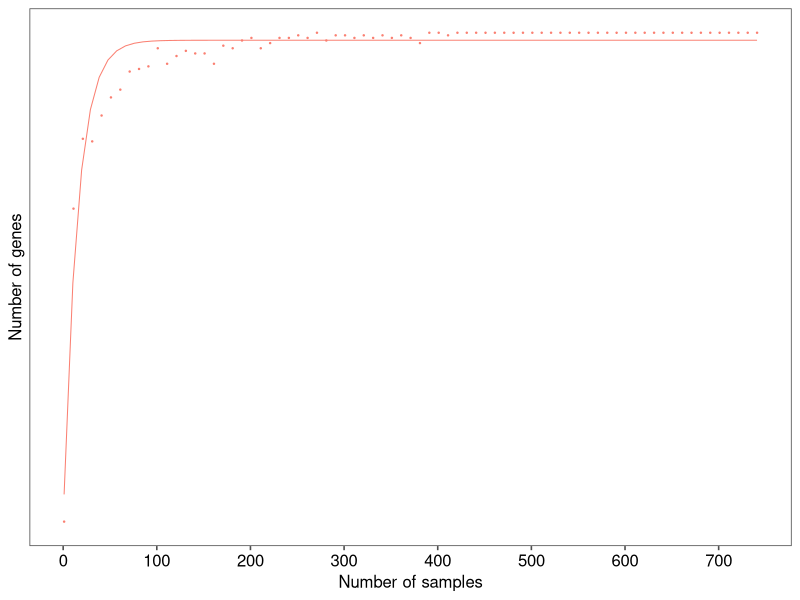
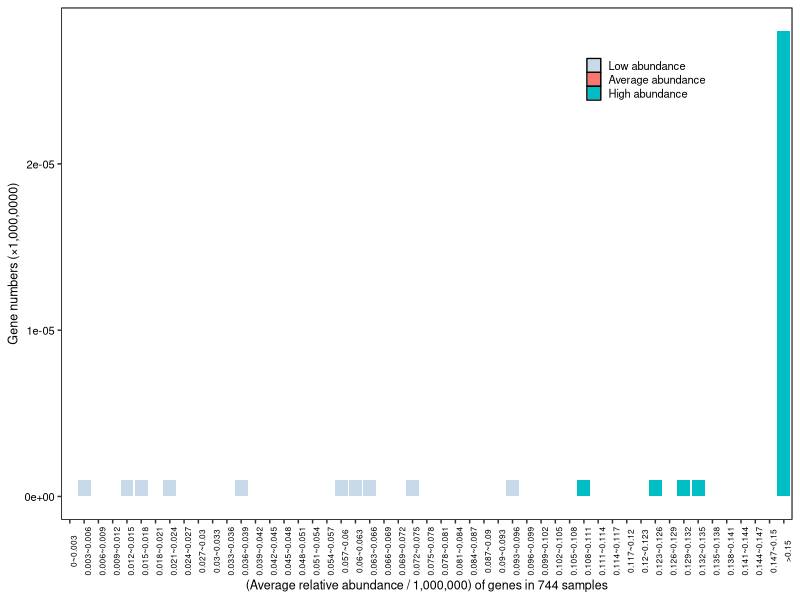
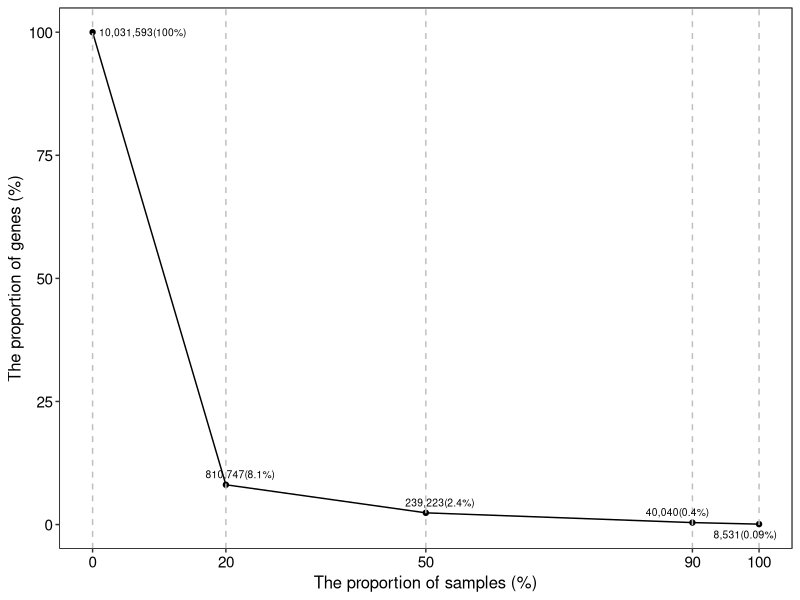
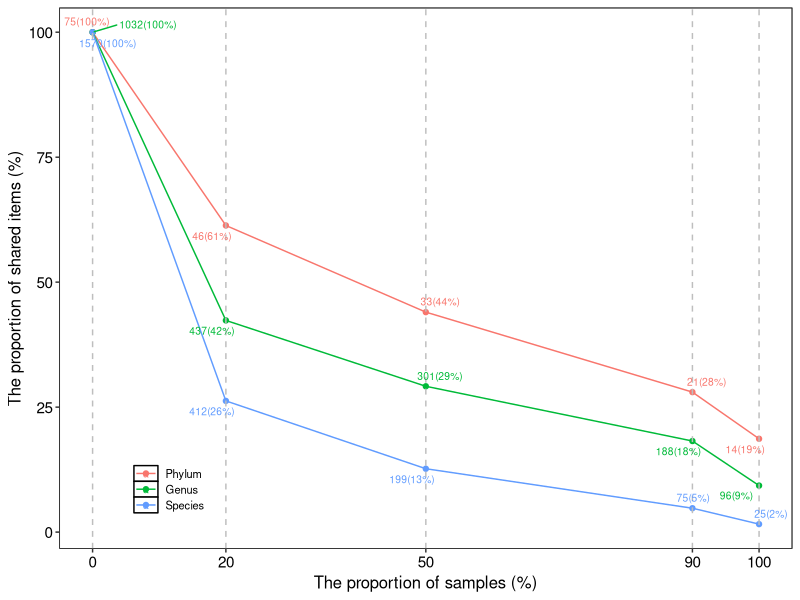
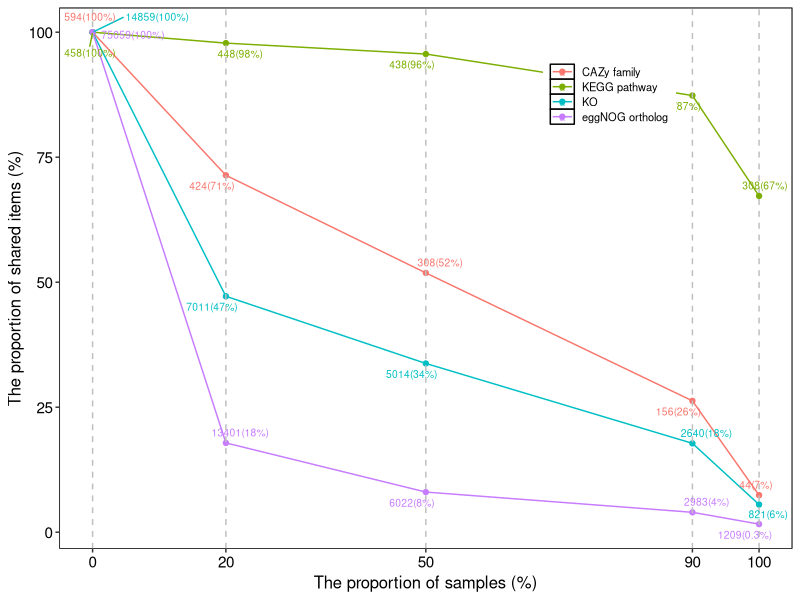
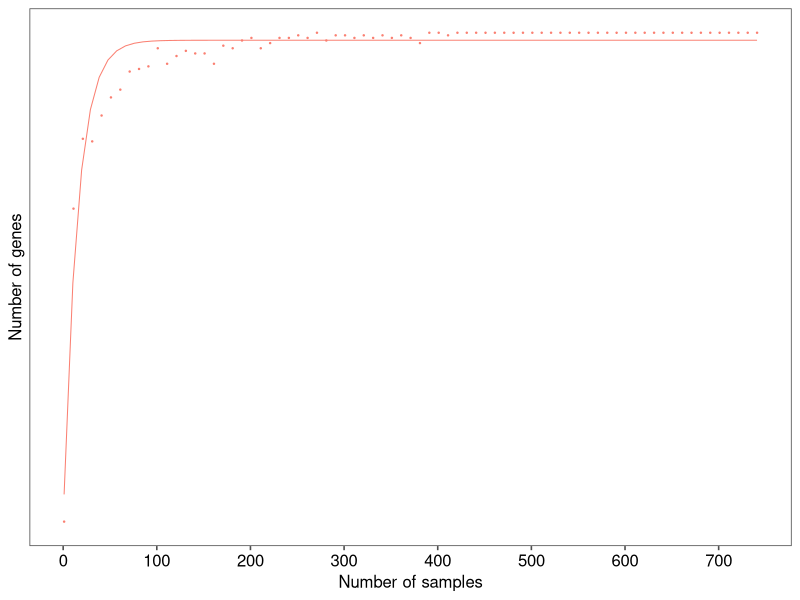
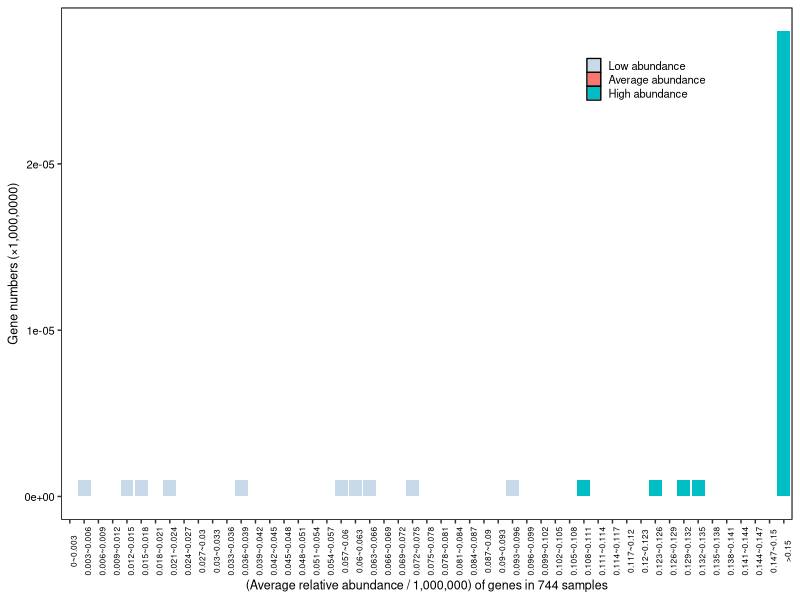
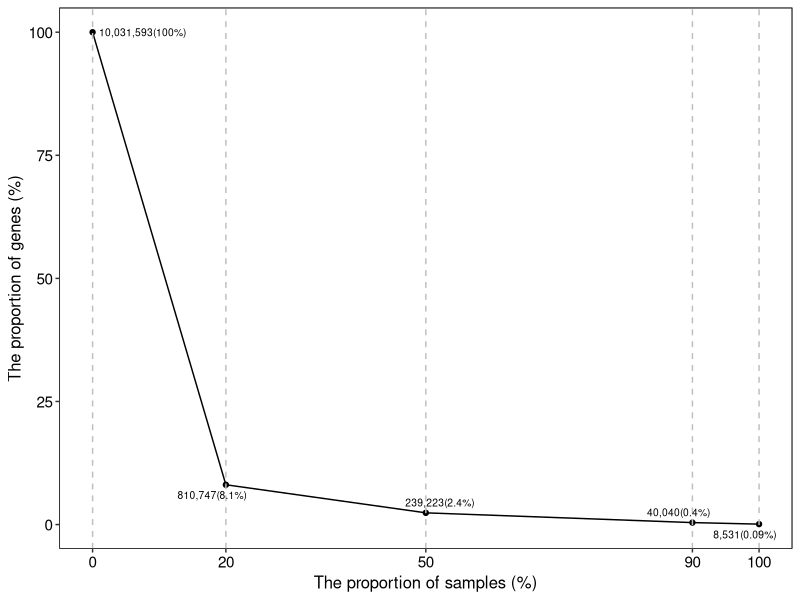

Reproduce these figures in R, in order.
###Figure 1A
library(data.table)
library(ggplot2)
library(reshape2)
library(RColorBrewer)
library(grid)
library(stats)
library(ggthemes) 
pre <- read.table("gene_bwa_relative_test.txt", row.names = 1,header = T, check.names = F,quote="",stringsAsFactors=FALSE)
###convert gene abundance to 0 or 1
pre <- (pre[,1:ncol(pre)] !=0)*1
#bact <- pre

subsampling = seq(1,ncol(pre), 10)
dset.subsamp = data.frame(matrix(0,length(subsampling),4))
#####sample from 1 to ncol(bact) 
reps = 10
for (i in 1:length(subsampling)){
	    rep = c(rep(0,reps))
    for (n in 1:reps){
	            cols = sample(colnames(pre),subsampling[i])
            if (length(cols)<=1){rep[n] = length(which(pre[,cols] > 0))}
	            else  {rep[n] = length(which(rowSums(pre[,cols]) > 0))}
    }
        dset.subsamp[i,1] = subsampling[i]
        dset.subsamp[i,2] = mean(rep)
	    dset.subsamp[i,3] = sd(rep)
}
colnames(dset.subsamp) = c("Samples", "Species", "SD", "Origin")
dset.subsamp$Origin = "Lung"
print(ggplot(dset.subsamp, aes(x=Samples, y=Species, colour=Origin))
      + geom_smooth(method="nls", formula=y~SSasymp(x, Asym, R0, lrc), se=F, size=0.35)
      + geom_point(size=0.2)
      + theme_few()
      + scale_color_manual(values=c("salmon"),
			   limits=c("Lung"))
      + ylab("Number of genes")
      + xlab("Number of samples")
      + theme(legend.title = element_blank())
      + theme(legend.text = element_text(size = 10))
      + theme(legend.position="none")
      +scale_x_continuous(breaks = c(0,100,200,300,400,500,600,700))
      +scale_y_continuous(breaks = c(0,1e+06,2e+06,3e+06,4e+06,5e+06,6e+06,7e+06))
      + theme(axis.title.y = element_text(size=12))
      + theme(axis.text.y = element_text(size=12,colour="black"))
      + theme(axis.title.x = element_text(size=12))
      + theme(axis.text.x = element_text(size=12,colour="black")))
ggsave("gene_accumulation.pdf" , plot = last_plot(),width = 5.5,height = 5)

###Figure 1B
library(data.table)			
data <- fread("counts_test.txt",head=T,check.names = F,sep = "\t")
Average <- data$Average*1000000
j=0
range <- rep(NA,51) 
counts <- rep(NA,51)			
for (i in 1:50){
	counts[i]<- length(Average[(Average>j) & (Average<= j+0.003)])
	range[i] <- paste(j,j+0.003,sep="~")
        j=j+0.003
}
counts[51] <- length(which(Average>0.15))
range[51] <- ">0.15"
table <- data.frame(cbind(range,counts))
table$group <- rep(NA,nrow(table))
mean <- mean(data$Average)
mean*1000000
#[1] 0.09968507
range[34]
#[1] "0.099~0.102"

table$group[1:33] <- "Low abundance"
table$group[34] <- "Average abundance"
table$group[35:51] <- "High abundance"

table$group <- factor(table$group,levels=c("Low abundance","Average abundance","High abundance"))
table$range <- factor(table$range,levels=table$range)
table$counts <- as.numeric(table$counts)/1000000
library(ggplot2)
ggplot(table,aes(x = range,y=counts,fill=group))+
	geom_bar(stat="identity")+
	labs(x="(Average relative abundance / 1,000,000) of genes in 744 samples",y="Gene numbers (×1,000,0000)") +
	theme_bw()+
	scale_fill_manual(values = c("#C8DAE9","#F8766D","#00BFC4"))+
	theme(panel.grid.major = element_line(colour = NA),
	panel.grid.minor = element_blank(),
	panel.background = element_rect(color = "black"),
	axis.title.y = element_text(size = 9,color="black"),
	axis.title.x = element_text(size = 9,color="black"),
	axis.text.y = element_text(size = 8,color="black"),
	axis.text.x = element_text(size = 6,color="black",angle = 90),
	legend.title = element_blank(),
	legend.text = element_text(size = 8),
	legend.position = c(0.8,0.86),
	legend.key.size = unit(10, "pt"))
ggsave("gene_range_number.pdf", width=4.5, height=4)

###Figure 1C
library(ggplot2)
library(ggrepel)
library(reshape2)
###gene proportion
gene<- read.table("gene_freq.txt",head=T,check.names = F)
gene$gene_num <- prettyNum(gene$gene_num,big.mark = ",")
gene$label <- rep("NA",6)
gene$label[1:5] <- paste(round(gene$gene_percent[1:5],digits = 1),"%",sep = "")
gene$label[6] <- paste(round(gene$gene_percent[6],digits = 2),"%",sep = "")
ggplot(gene[-2,],aes(x=Sample_percent,y=gene_percent,group=1))+
geom_line() +
geom_point()+
labs(x="The proportion of samples (%)",y="The proportion of genes (%)")+
theme_bw()+
theme(panel.grid=element_blank(),
panel.background = element_rect(color = "black"),
axis.title.y = element_text(size = 12,color="black"),
axis.title.x = element_text(size = 12,color="black"),
axis.text.y = element_text(size = 11,color="black"),
axis.text.x = element_text(size = 11,color="black")) +
geom_vline(aes(xintercept = 0),linetype="dashed",colour="grey")+
geom_vline(aes(xintercept = 20),linetype="dashed",colour="grey")+
geom_vline(aes(xintercept = 50),linetype="dashed",colour="grey")+
geom_vline(aes(xintercept = 90),linetype="dashed",colour="grey")+
geom_vline(aes(xintercept = 100),linetype="dashed",colour="grey") +
scale_x_continuous(breaks = c(0,20,50,90,100)) +
geom_text_repel(aes(label=paste(gene_num,"(",label,")",sep = "")),size = 2.6)
ggsave("gene_proportion_line.pdf",height=3.5,width=3.5)

###Figure 1E
##taxa proportion
taxa_num<-read.table("taxa_num.txt",header = T,sep = "\t",check.names = F,stringsAsFactors = F) #The numbers of taxa shared in samples
taxa_freq<-read.table("taxa_freq.txt",header = T,sep = "\t",check.names = F,stringsAsFactors = F) #The frequency of taxa shared in samples

taxa_num_melt <- melt(taxa_num,id.vars = "Sample_num")
head(taxa_num_melt)
taxa_freq_melt <- melt(taxa_freq,id.vars = "Sample_percent")
taxa_freq_melt$absolute <- taxa_num_melt$value
taxa_freq_melt$variable <- factor(taxa_freq_melt$variable,levels = c("Phylum","Genus","Species"))
taxa_freq_melt$percent <- paste(round(taxa_freq_melt$value,digits = 0),"%",sep = "")
head(taxa_freq_melt$percent)
ggplot(taxa_freq_melt,aes(x=Sample_percent,y=value,colour=variable,group=variable))+
geom_line() +
geom_point() +
labs(x="The proportion of samples (%)",y="The proportion of shared items (%)")+
theme_bw()+
theme(panel.grid=element_blank(),
panel.background = element_rect(color = "black"),
legend.position=c(0.15,0.11),
#legend.key = element_rect(fill = NULL,colour = NULL),
legend.title = element_blank(),
legend.text = element_text(size = 8,color="black"),
legend.key.height=unit(0.4, "cm"),
axis.title.y = element_text(size = 12,color="black"),
axis.title.x = element_text(size = 12,color="black"),
axis.text.y = element_text(size = 11,color="black"),
axis.text.x = element_text(size = 11,color="black")) +
geom_vline(aes(xintercept = 0),linetype="dashed",colour="grey")+
geom_vline(aes(xintercept = 20),linetype="dashed",colour="grey")+
geom_vline(aes(xintercept = 50),linetype="dashed",colour="grey")+
geom_vline(aes(xintercept = 90),linetype="dashed",colour="grey")+
geom_vline(aes(xintercept = 100),linetype="dashed",colour="grey") +
scale_x_continuous(breaks = c(0,20,50,90,100)) +
geom_text_repel(aes(label=paste(absolute,"(",percent,")",sep = "")),size = 2.6)
ggsave("taxa_proportion_line.pdf",height=3.5,width=3.5)

###Figure 1F
##Function proportion
func_num<-read.table("BWA_func_num.txt",header = T,sep = "\t",check.names = F,stringsAsFactors = F)
func_freq<-read.table("BWA_func_freq.txt",header = T,sep = "\t",check.names = F,stringsAsFactors = F)
func_num_melt <- melt(func_num,id.vars = "Sample_num")
func_freq_melt <- melt(func_freq,id.vars = "Sample_percent")
func_freq_melt$absolute <- func_num_melt$value
func_freq_melt$variable <- factor(func_freq_melt$variable,levels = c("CAZy family","KEGG pathway","KO", "eggNOG ortholog"))
func_freq_melt$percent <- paste(round(func_freq_melt$value,digits = 0),"%",sep = "")
func_freq_melt$percent[20]<-"0.3%"
func_freq_melt$percent
ggplot(func_freq_melt,aes(x=Sample_percent,y=value,colour=variable,group=variable))+
geom_line() +
geom_point() +
labs(x="The proportion of samples (%)",y="The proportion of shared items (%)")+
theme_bw()+
theme(panel.grid=element_blank(),
panel.background = element_rect(color = "black"),
legend.position=c(0.75,0.84),
#legend.key = element_rect(fill = NULL,colour = NULL),
legend.title = element_blank(),
legend.text = element_text(size = 8,color="black"),
legend.key.height=unit(0.36, "cm"),
axis.title.y = element_text(size = 12,color="black"),
axis.title.x = element_text(size = 12,color="black"),
axis.text.y = element_text(size = 11,color="black"),
axis.text.x = element_text(size = 11,color="black")) +
geom_vline(aes(xintercept = 0),linetype="dashed",colour="grey")+
geom_vline(aes(xintercept = 20),linetype="dashed",colour="grey")+
geom_vline(aes(xintercept = 50),linetype="dashed",colour="grey")+
geom_vline(aes(xintercept = 90),linetype="dashed",colour="grey")+
geom_vline(aes(xintercept = 100),linetype="dashed",colour="grey") +
scale_x_continuous(breaks = c(0,20,50,90,100)) +
geom_text_repel(aes(label=paste(absolute,"(",percent,")",sep = "")),size = 2.6)
ggsave("func_proportion_line.pdf",height=3.5,width=3.5)